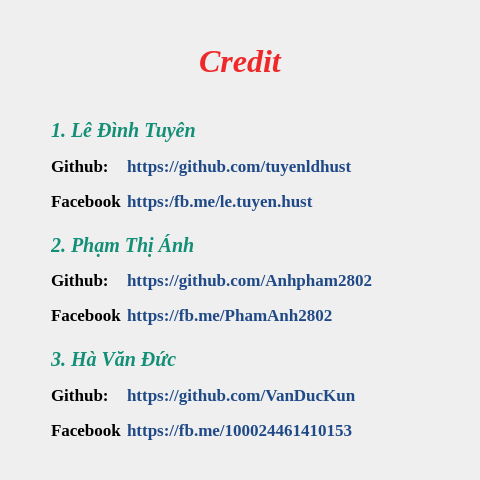
<?xml version="1.0" encoding="UTF-8"?>
<ui version="4.0">
 <class>CreditDialog</class>
 <widget class="QDialog" name="CreditDialog">
  <property name="windowModality">
   <enum>Qt::ApplicationModal</enum>
  </property>
  <property name="geometry">
   <rect>
    <x>0</x>
    <y>0</y>
    <width>480</width>
    <height>480</height>
   </rect>
  </property>
  <property name="windowTitle">
   <string>Dialog</string>
  </property>
  <property name="modal">
   <bool>true</bool>
  </property>
  <layout class="QGridLayout" name="gridLayout">
   <item row="1" column="0" colspan="2">
    <layout class="QHBoxLayout" name="horizontalLayout_2">
     <item>
      <spacer name="horizontalSpacer_4">
       <property name="orientation">
        <enum>Qt::Horizontal</enum>
       </property>
       <property name="sizeType">
        <enum>QSizePolicy::Fixed</enum>
       </property>
       <property name="sizeHint" stdset="0">
        <size>
         <width>40</width>
         <height>20</height>
        </size>
       </property>
      </spacer>
     </item>
     <item>
      <layout class="QVBoxLayout" name="verticalLayout">
       <item>
        <widget class="QLabel" name="label_5">
         <property name="font">
          <font>
           <family>Times New Roman</family>
           <pointsize>15</pointsize>
           <weight>75</weight>
           <italic>true</italic>
           <bold>true</bold>
          </font>
         </property>
         <property name="styleSheet">
          <string notr="true">color: rgb(20, 143, 119);</string>
         </property>
         <property name="text">
          <string>1. Lê Đình Tuyên</string>
         </property>
        </widget>
       </item>
       <item>
        <layout class="QHBoxLayout" name="horizontalLayout_7">
         <item>
          <widget class="QLabel" name="label_11">
           <property name="maximumSize">
            <size>
             <width>70</width>
             <height>16777215</height>
            </size>
           </property>
           <property name="font">
            <font>
             <family>Times New Roman</family>
             <pointsize>13</pointsize>
             <weight>75</weight>
             <bold>true</bold>
            </font>
           </property>
           <property name="styleSheet">
            <string notr="true"/>
           </property>
           <property name="text">
            <string>Github:</string>
           </property>
          </widget>
         </item>
         <item>
          <widget class="QLabel" name="label_6">
           <property name="font">
            <font>
             <family>Times New Roman</family>
             <pointsize>13</pointsize>
             <weight>75</weight>
             <bold>true</bold>
            </font>
           </property>
           <property name="styleSheet">
            <string notr="true">color: rgb(32, 74, 135);</string>
           </property>
           <property name="text">
            <string>https://github.com/tuyenldhust</string>
           </property>
           <property name="scaledContents">
            <bool>false</bool>
           </property>
          </widget>
         </item>
        </layout>
       </item>
       <item>
        <layout class="QHBoxLayout" name="horizontalLayout_9">
         <item>
          <widget class="QLabel" name="label_12">
           <property name="maximumSize">
            <size>
             <width>70</width>
             <height>16777215</height>
            </size>
           </property>
           <property name="font">
            <font>
             <family>Times New Roman</family>
             <pointsize>13</pointsize>
             <weight>75</weight>
             <bold>true</bold>
            </font>
           </property>
           <property name="text">
            <string>Facebook:</string>
           </property>
          </widget>
         </item>
         <item>
          <widget class="QLabel" name="label_7">
           <property name="font">
            <font>
             <family>Times New Roman</family>
             <pointsize>13</pointsize>
             <weight>75</weight>
             <bold>true</bold>
            </font>
           </property>
           <property name="styleSheet">
            <string notr="true">color: rgb(32, 74, 135);</string>
           </property>
           <property name="text">
            <string>https:/fb.me/le.tuyen.hust</string>
           </property>
          </widget>
         </item>
        </layout>
       </item>
      </layout>
     </item>
    </layout>
   </item>
   <item row="2" column="0" colspan="2">
    <spacer name="verticalSpacer_2">
     <property name="orientation">
      <enum>Qt::Vertical</enum>
     </property>
     <property name="sizeType">
      <enum>QSizePolicy::Fixed</enum>
     </property>
     <property name="sizeHint" stdset="0">
      <size>
       <width>20</width>
       <height>10</height>
      </size>
     </property>
    </spacer>
   </item>
   <item row="5" column="0" colspan="2">
    <layout class="QHBoxLayout" name="horizontalLayout_4">
     <item>
      <spacer name="horizontalSpacer_6">
       <property name="orientation">
        <enum>Qt::Horizontal</enum>
       </property>
       <property name="sizeType">
        <enum>QSizePolicy::Fixed</enum>
       </property>
       <property name="sizeHint" stdset="0">
        <size>
         <width>40</width>
         <height>20</height>
        </size>
       </property>
      </spacer>
     </item>
     <item>
      <layout class="QVBoxLayout" name="verticalLayout_3">
       <item>
        <widget class="QLabel" name="label_4">
         <property name="font">
          <font>
           <family>Times New Roman</family>
           <pointsize>15</pointsize>
           <weight>75</weight>
           <italic>true</italic>
           <bold>true</bold>
          </font>
         </property>
         <property name="styleSheet">
          <string notr="true">color: rgb(20, 143, 119);</string>
         </property>
         <property name="text">
          <string>3. Hà Văn Đức</string>
         </property>
        </widget>
       </item>
       <item>
        <layout class="QHBoxLayout" name="horizontalLayout_12">
         <item>
          <widget class="QLabel" name="label_10">
           <property name="maximumSize">
            <size>
             <width>70</width>
             <height>16777215</height>
            </size>
           </property>
           <property name="font">
            <font>
             <family>Times New Roman</family>
             <pointsize>13</pointsize>
             <weight>75</weight>
             <bold>true</bold>
            </font>
           </property>
           <property name="text">
            <string>Github:</string>
           </property>
          </widget>
         </item>
         <item>
          <widget class="QLabel" name="label_9">
           <property name="font">
            <font>
             <family>Times New Roman</family>
             <pointsize>13</pointsize>
             <weight>75</weight>
             <bold>true</bold>
            </font>
           </property>
           <property name="styleSheet">
            <string notr="true">color: rgb(32, 74, 135);</string>
           </property>
           <property name="text">
            <string>https://github.com/VanDucKun</string>
           </property>
          </widget>
         </item>
        </layout>
       </item>
       <item>
        <layout class="QHBoxLayout" name="horizontalLayout_13">
         <item>
          <widget class="QLabel" name="label_16">
           <property name="maximumSize">
            <size>
             <width>70</width>
             <height>16777215</height>
            </size>
           </property>
           <property name="font">
            <font>
             <family>Times New Roman</family>
             <pointsize>13</pointsize>
             <weight>75</weight>
             <bold>true</bold>
            </font>
           </property>
           <property name="text">
            <string>Facebook:</string>
           </property>
          </widget>
         </item>
         <item>
          <widget class="QLabel" name="label_15">
           <property name="font">
            <font>
             <family>Times New Roman</family>
             <pointsize>13</pointsize>
             <weight>75</weight>
             <bold>true</bold>
            </font>
           </property>
           <property name="styleSheet">
            <string notr="true">color: rgb(32, 74, 135);</string>
           </property>
           <property name="text">
            <string>https://fb.me/100024461410153</string>
           </property>
          </widget>
         </item>
        </layout>
       </item>
      </layout>
     </item>
    </layout>
   </item>
   <item row="0" column="0" colspan="2">
    <layout class="QHBoxLayout" name="horizontalLayout">
     <item>
      <spacer name="horizontalSpacer_2">
       <property name="orientation">
        <enum>Qt::Horizontal</enum>
       </property>
       <property name="sizeHint" stdset="0">
        <size>
         <width>40</width>
         <height>20</height>
        </size>
       </property>
      </spacer>
     </item>
     <item>
      <widget class="QLabel" name="label">
       <property name="font">
        <font>
         <family>Times New Roman</family>
         <pointsize>24</pointsize>
         <weight>75</weight>
         <italic>true</italic>
         <bold>true</bold>
        </font>
       </property>
       <property name="styleSheet">
        <string notr="true">color: rgb(239, 41, 41);</string>
       </property>
       <property name="text">
        <string>Credit</string>
       </property>
      </widget>
     </item>
     <item>
      <spacer name="horizontalSpacer_3">
       <property name="orientation">
        <enum>Qt::Horizontal</enum>
       </property>
       <property name="sizeHint" stdset="0">
        <size>
         <width>40</width>
         <height>20</height>
        </size>
       </property>
      </spacer>
     </item>
    </layout>
   </item>
   <item row="4" column="0" colspan="2">
    <spacer name="verticalSpacer_3">
     <property name="orientation">
      <enum>Qt::Vertical</enum>
     </property>
     <property name="sizeType">
      <enum>QSizePolicy::Fixed</enum>
     </property>
     <property name="sizeHint" stdset="0">
      <size>
       <width>20</width>
       <height>10</height>
      </size>
     </property>
    </spacer>
   </item>
   <item row="3" column="0" colspan="2">
    <layout class="QHBoxLayout" name="horizontalLayout_3">
     <item>
      <spacer name="horizontalSpacer_5">
       <property name="orientation">
        <enum>Qt::Horizontal</enum>
       </property>
       <property name="sizeType">
        <enum>QSizePolicy::Fixed</enum>
       </property>
       <property name="sizeHint" stdset="0">
        <size>
         <width>40</width>
         <height>20</height>
        </size>
       </property>
      </spacer>
     </item>
     <item>
      <layout class="QVBoxLayout" name="verticalLayout_2">
       <item>
        <widget class="QLabel" name="label_2">
         <property name="font">
          <font>
           <family>Times New Roman</family>
           <pointsize>15</pointsize>
           <weight>75</weight>
           <italic>true</italic>
           <bold>true</bold>
          </font>
         </property>
         <property name="styleSheet">
          <string notr="true">color: rgb(20, 143, 119);</string>
         </property>
         <property name="text">
          <string>2. Phạm Thị Ánh</string>
         </property>
        </widget>
       </item>
       <item>
        <layout class="QHBoxLayout" name="horizontalLayout_10">
         <item>
          <widget class="QLabel" name="label_8">
           <property name="maximumSize">
            <size>
             <width>70</width>
             <height>16777215</height>
            </size>
           </property>
           <property name="font">
            <font>
             <family>Times New Roman</family>
             <pointsize>13</pointsize>
             <weight>75</weight>
             <bold>true</bold>
            </font>
           </property>
           <property name="text">
            <string>Github:</string>
           </property>
          </widget>
         </item>
         <item>
          <widget class="QLabel" name="label_3">
           <property name="font">
            <font>
             <family>Times New Roman</family>
             <pointsize>13</pointsize>
             <weight>75</weight>
             <bold>true</bold>
            </font>
           </property>
           <property name="styleSheet">
            <string notr="true">color: rgb(32, 74, 135);</string>
           </property>
           <property name="text">
            <string>https://github.com/Anhpham2802</string>
           </property>
          </widget>
         </item>
        </layout>
       </item>
       <item>
        <layout class="QHBoxLayout" name="horizontalLayout_11">
         <item>
          <widget class="QLabel" name="label_14">
           <property name="maximumSize">
            <size>
             <width>70</width>
             <height>16777215</height>
            </size>
           </property>
           <property name="font">
            <font>
             <family>Times New Roman</family>
             <pointsize>13</pointsize>
             <weight>75</weight>
             <bold>true</bold>
            </font>
           </property>
           <property name="text">
            <string>Facebook:</string>
           </property>
          </widget>
         </item>
         <item>
          <widget class="QLabel" name="label_13">
           <property name="font">
            <font>
             <family>Times New Roman</family>
             <pointsize>13</pointsize>
             <weight>75</weight>
             <bold>true</bold>
            </font>
           </property>
           <property name="styleSheet">
            <string notr="true">color: rgb(32, 74, 135);</string>
           </property>
           <property name="text">
            <string>https://fb.me/PhamAnh2802</string>
           </property>
          </widget>
         </item>
        </layout>
       </item>
      </layout>
     </item>
    </layout>
   </item>
   <item row="6" column="0" colspan="2">
    <spacer name="verticalSpacer_5">
     <property name="orientation">
      <enum>Qt::Vertical</enum>
     </property>
     <property name="sizeType">
      <enum>QSizePolicy::Minimum</enum>
     </property>
     <property name="sizeHint" stdset="0">
      <size>
       <width>20</width>
       <height>25</height>
      </size>
     </property>
    </spacer>
   </item>
  </layout>
 </widget>
 <resources/>
 <connections/>
</ui>
